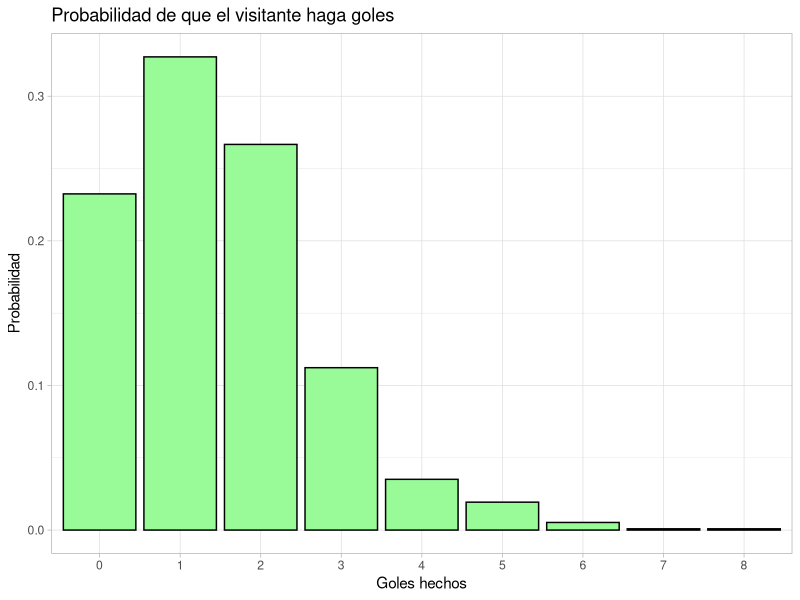
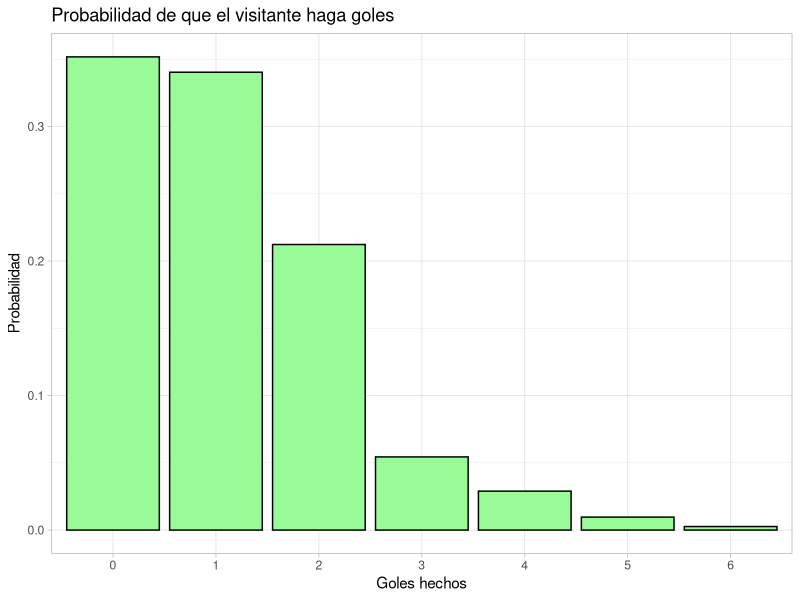
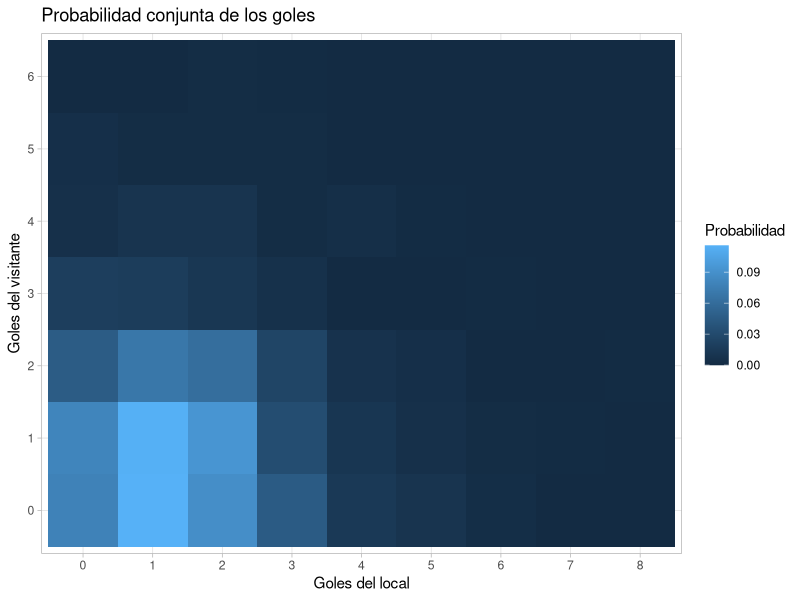

Write R code to recreate these figures, in order.
###############################################################################
#                              POSTWORK 03                                    #
###############################################################################

# Ahora graficaremos probabilidades (estimadas) marginales y conjuntas para el 
# número de goles que anotan en un partido el equipo de casa o el equipo 
# visitante.

# Con el último data frame obtenido en el postwork de la sesión 2, elabora 
# tablas de frecuencias relativas para estimar las siguientes probabilidades:

# La probabilidad (marginal) de que el equipo que juega en casa anote x 
# goles (x=0,1,2,)

library(ggplot2)

TemUn<-read.csv("ResultadoPostwork02.csv", header=T)

ProbMargLocal<-data.frame(table(data.frame(TemUn$FTHG))/(nrow(TemUn)))
names(ProbMargLocal)<-c('G.Local','Probabilidad')

print(paste('La probabilidad marginal de que el equipo que juega como',
            'local anote cierta cantidad de goles, se muestra en:'))
ProbMargLocal

# La probabilidad (marginal) de que el equipo que juega como visitante anote 
# 'y' goles (y=0,1,2,)

ProbMargVisit<-data.frame(table(data.frame(TemUn$FTAG))/(nrow(TemUn)))
names(ProbMargVisit)<-c('G.Visit','Probabilidad')

print(paste('La probabilidad marginal de que el equipo que juega como',
            'visitante anote cierta cantidad de goles, se muestra en:'))
ProbMargVisit

# La probabilidad (conjunta) de que el equipo que juega en casa anote x goles y 
# el equipo que juega como visitante anote y goles (x=0,1,2,, y=0,1,2,)

Local<-TemUn$FTHG; Visitante<-TemUn$FTAG

ProbConjunta<-table(data.frame(Local,Visitante))/nrow(TemUn)

print(paste('La probabilidad conjunta de que un partido concluya con cierto',
            'marcador, se muestra en la tabla siguiente:'))

ProbConjunta

ProbConjunta<-data.frame(ProbConjunta)
names(ProbConjunta)<-c('G.Local', 'G.Visit', 'Probabilidad')

write.csv(ProbConjunta,file='ResultadoPostwork03')

# Realiza lo siguiente:

# Un gráfico de barras para las probabilidades marginales estimadas del número 
# de goles que anota el equipo de casa.

ggplot(ProbMargLocal, aes(x = G.Local, y = Probabilidad)) +
  geom_bar(stat="identity", col="black", fill="Pale green") +
  ggtitle("Probabilidad de que el visitante haga goles") +
  ylab("Probabilidad") +
  xlab("Goles hechos") +
  theme_light()

# Un gráfico de barras para las probabilidades marginales estimadas del número 
# de goles que anota el equipo visitante.

ggplot(ProbMargVisit, aes(x = G.Visit, y = Probabilidad)) +
  geom_bar(stat="identity", col="black", fill="Pale green") +
  ggtitle("Probabilidad de que el visitante haga goles") +
  ylab("Probabilidad") +
  xlab("Goles hechos") +
  theme_light()

# Un HeatMap para las probabilidades conjuntas estimadas de los números de goles 
# que anotan el equipo de casa y el equipo visitante en un partido.

ggplot(ProbConjunta, aes(x = G.Local, y = G.Visit, fill = Probabilidad)) +
  geom_tile() +
  ggtitle("Probabilidad conjunta de los goles") +
  labs(x="Goles del local",y="Goles del visitante",fill='Probabilidad') +
  theme_light()
